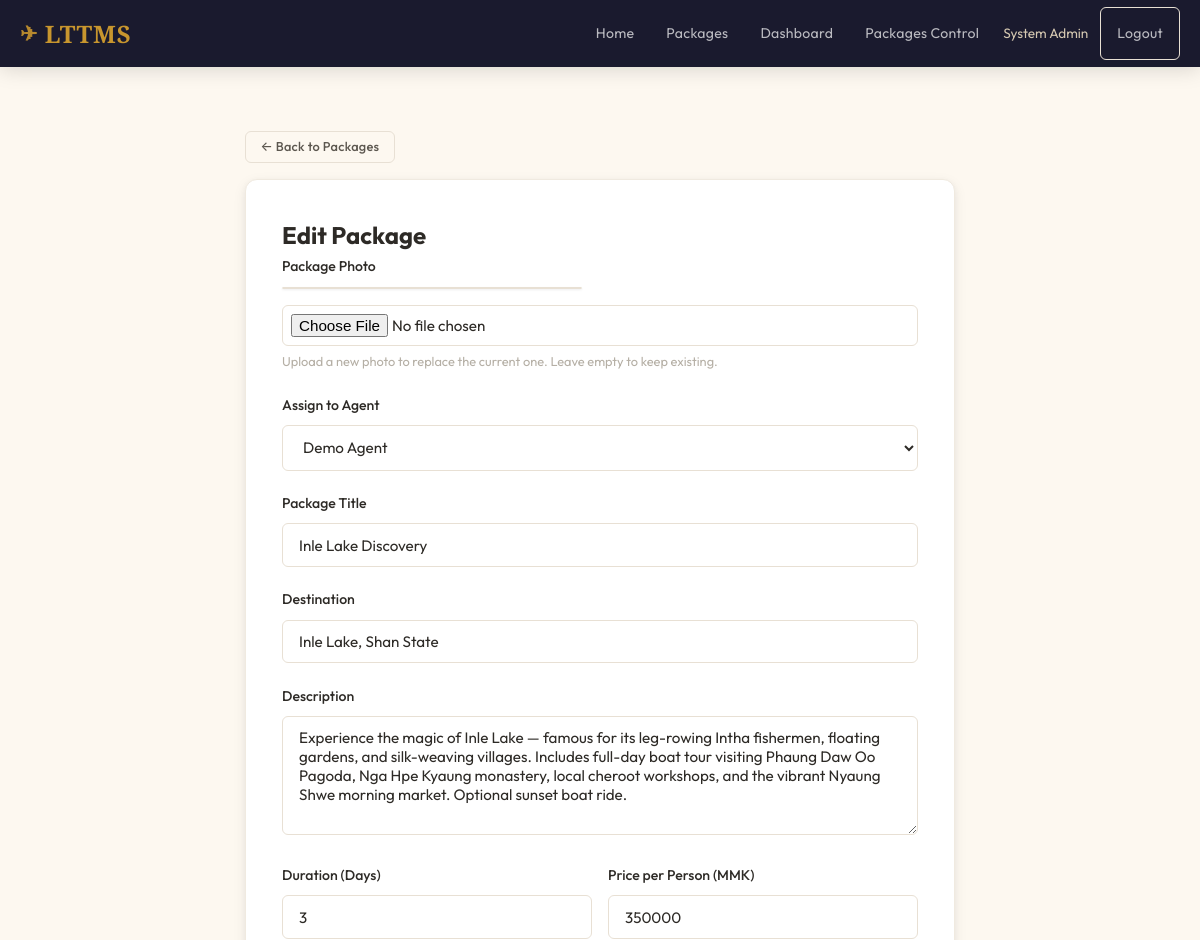
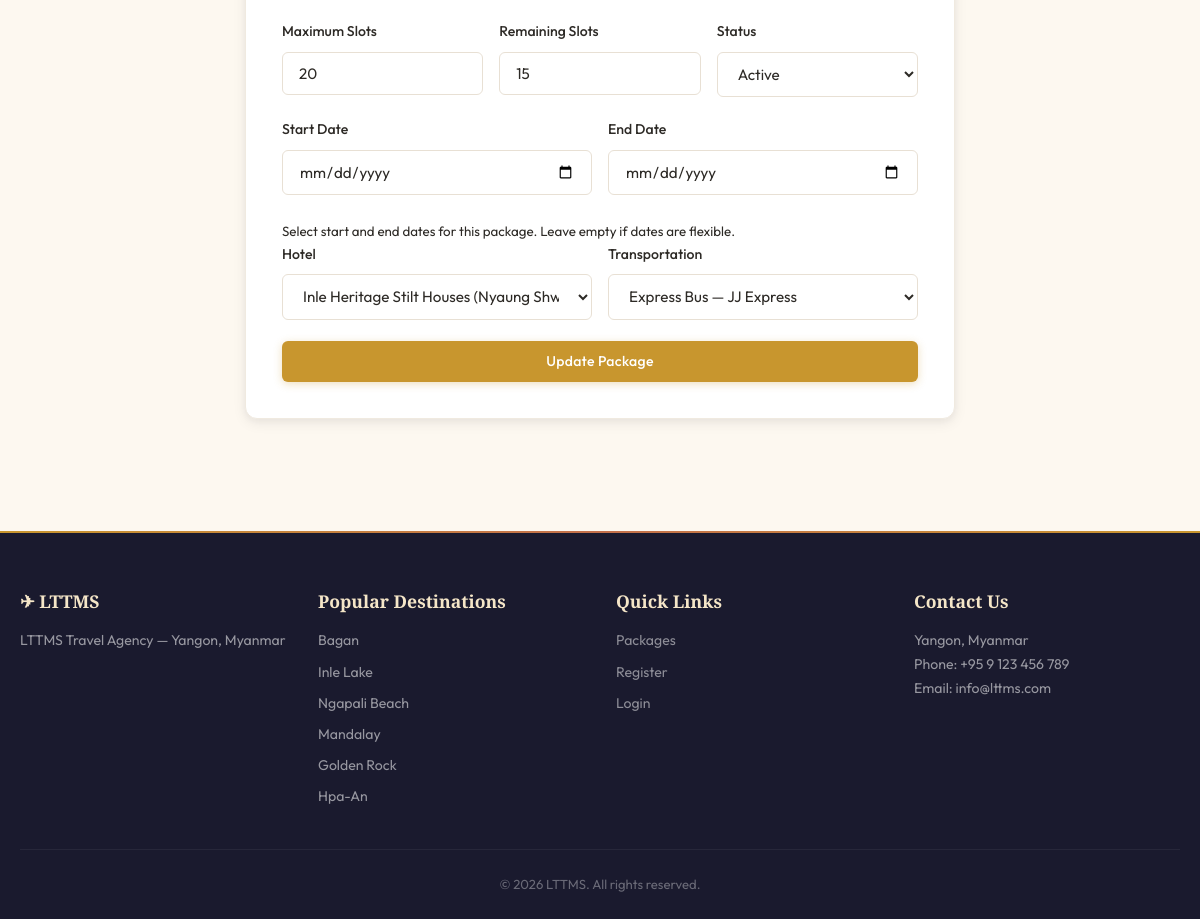
Page /admin/edit-package.php?id=1 (signed in) on the committed database (2 pictures, top to bottom).
### tables this page shows
CREATE TABLE users (
    id INT AUTO_INCREMENT PRIMARY KEY,
    username VARCHAR(50) NOT NULL UNIQUE,
    email VARCHAR(100) NOT NULL UNIQUE,
    password VARCHAR(255) NOT NULL,
    full_name VARCHAR(100) NOT NULL,
    phone VARCHAR(20),
    kbz_phone VARCHAR(20),
    kbz_name VARCHAR(100),
    nrc_number VARCHAR(50),
    nrc_front_photo VARCHAR(255),
    nrc_back_photo VARCHAR(255),
    role ENUM('customer', 'agent', 'admin') NOT NULL DEFAULT 'customer',
    agent_location VARCHAR(100) DEFAULT NULL,
    status ENUM('pending', 'approved', 'suspended') NOT NULL DEFAULT 'pending',
    created_at TIMESTAMP DEFAULT CURRENT_TIMESTAMP,
    updated_at TIMESTAMP DEFAULT CURRENT_TIMESTAMP ON UPDATE CURRENT_TIMESTAMP
);

CREATE TABLE packages (
    id INT AUTO_INCREMENT PRIMARY KEY,
    agent_id INT NOT NULL,
    title VARCHAR(200) NOT NULL,
    destination VARCHAR(200) NOT NULL,
    description TEXT,
    duration_days INT NOT NULL,
    start_date DATE DEFAULT NULL,
    end_date DATE DEFAULT NULL,
    price_per_person DECIMAL(10,2) NOT NULL,
    max_slots INT NOT NULL DEFAULT 20,
    remaining_slots INT NOT NULL DEFAULT 20,
    hotel_id INT,
    transportation_id INT,
    image_url VARCHAR(255),
    rating_avg DECIMAL(2,1) DEFAULT 0.0,
    status ENUM('active', 'inactive') NOT NULL DEFAULT 'active',
    created_at TIMESTAMP DEFAULT CURRENT_TIMESTAMP,
    updated_at TIMESTAMP DEFAULT CURRENT_TIMESTAMP ON UPDATE CURRENT_TIMESTAMP,
    FOREIGN KEY (agent_id) REFERENCES users(id) ON DELETE CASCADE,
    FOREIGN KEY (hotel_id) REFERENCES hotels(id) ON DELETE SET NULL,
    FOREIGN KEY (transportation_id) REFERENCES transportation(id) ON DELETE SET NULL
);

CREATE TABLE hotels (
    id INT AUTO_INCREMENT PRIMARY KEY,
    agent_id INT NOT NULL,
    name VARCHAR(150) NOT NULL,
    location VARCHAR(200) NOT NULL,
    description TEXT,
    rating DECIMAL(2,1) DEFAULT 0.0,
    price_per_night DECIMAL(10,2) NOT NULL,
    image_url VARCHAR(255),
    created_at TIMESTAMP DEFAULT CURRENT_TIMESTAMP,
    FOREIGN KEY (agent_id) REFERENCES users(id) ON DELETE CASCADE
);

CREATE TABLE transportation (
    id INT AUTO_INCREMENT PRIMARY KEY,
    agent_id INT NOT NULL,
    type VARCHAR(50) NOT NULL,
    company_name VARCHAR(100),
    description TEXT,
    price DECIMAL(10,2) NOT NULL,
    created_at TIMESTAMP DEFAULT CURRENT_TIMESTAMP,
    FOREIGN KEY (agent_id) REFERENCES users(id) ON DELETE CASCADE
);

CREATE TABLE destinations (
    id INT AUTO_INCREMENT PRIMARY KEY,
    name VARCHAR(100) NOT NULL,
    tagline VARCHAR(200),
    image VARCHAR(255) DEFAULT NULL,
    sort_order INT NOT NULL DEFAULT 0,
    is_active TINYINT(1) NOT NULL DEFAULT 1,
    created_at TIMESTAMP DEFAULT CURRENT_TIMESTAMP
);

### includes/lang.php (called while the page is built, shortened)
<?php
$translations = require __DIR__ . '/../lang/en.php';
function t(string $key, string $default = ''): string {
    global $translations;
    return $translations[$key] ?? ($default ?: $key);
}
function tStatus(string $status): string {
    $map = [
        'pending' => 'status_pending',
        'confirmed' => 'status_confirmed',
        'cancelled' => 'status_cancelled',
        'approved' => 'status_approved',
        'suspended' => 'status_suspended',
        'active' => 'status_active',
        'inactive' => 'status_inactive',
    ];
    return t($map[$status] ?? '', ucfirst($status));
}

### includes/auth.php (called while the page is built, shortened)
<?php
require_once __DIR__ . '/lang.php';
function getCurrentUser(): ?array {
    $pdo = getDBConnection();
    $stmt = $pdo->prepare("SELECT id, username, email, full_name, phone, role, status FROM users WHERE id = ?");
    $stmt->execute([$_SESSION['user_id']]);
    return $stmt->fetch() ?: null;
}

### includes/functions.php (called while the page is built, shortened)
<?php
function sanitize(string $input): string {
    return htmlspecialchars(trim($input), ENT_QUOTES, 'UTF-8');
}
function getActiveDestinations(): array {
    $pdo = getDBConnection();
    $stmt = $pdo->query("SELECT * FROM destinations WHERE is_active = 1 ORDER BY sort_order ASC, name ASC");
    return $stmt->fetchAll();
}

### admin/edit-package.php (the view, shortened to what this page needs)
<?php
require_once __DIR__ . '/../includes/auth.php';
require_once __DIR__ . '/../includes/functions.php';
$pdo = getDBConnection();
$id = (int)($_GET['id'] ?? 0);
$stmt = $pdo->prepare("SELECT * FROM packages WHERE id = ?");
$stmt->execute([$id]);
$package = $stmt->fetch();
$stmt = $pdo->query("SELECT id, full_name FROM users WHERE role = 'agent' AND status = 'approved' ORDER BY full_name");
$agents = $stmt->fetchAll();
$stmt = $pdo->query("SELECT id, name, location, agent_id FROM hotels ORDER BY name");
$allHotels = $stmt->fetchAll();
$stmt = $pdo->query("SELECT id, type, company_name, agent_id FROM transportation ORDER BY type");
$allTransports = $stmt->fetchAll();
$p = $package;
require_once __DIR__ . '/../includes/header.php';
?>
<section class="section">
<div class="container container-md">
    <a href="<?= BASE_URL ?>/admin/packages.php" class="btn btn-outline btn-sm mb-1">&larr; <?= t('back_to_admin_packages') ?></a>
    <div class="card">
        <h2><?= t('admin_edit_package') ?></h2>
        <form method="POST" enctype="multipart/form-data">
            <div class="form-group">
                <label for="package_image"><?= t('pkg_image') ?></label>
                <?php if (!empty($p['image_url'])): ?>
                    <div class="current-image-preview mb-1">
                    </div>
                <?php endif; ?>
                <input type="file" name="package_image" id="package_image" class="form-control file-input" accept="image/jpeg,image/png,image/webp">
                <small><?= t('pkg_image_change_hint') ?></small>
            </div>
            <div class="form-group">
                <label for="agent_id"><?= t('assign_to_agent') ?></label>
                <select name="agent_id" id="agent_id" class="form-control" required>
                    <?php foreach ($agents as $a): ?>
                        <option value="<?= $a['id'] ?>" <?= ($_POST['agent_id'] ?? $p['agent_id']) == $a['id'] ? 'selected' : '' ?>>
                            <?= sanitize($a['full_name']) ?>
                        </option>
                    <?php endforeach; ?>
                </select>
            </div>
            <div class="form-group">
                <label for="title"><?= t('pkg_title') ?></label>
                <input type="text" name="title" id="title" class="form-control" value="<?= sanitize($_POST['title'] ?? $p['title']) ?>" required>
            </div>
            <div class="form-group">
                <label for="destination"><?= t('pkg_destination') ?></label>
                <input type="text" name="destination" id="destination" class="form-control" value="<?= sanitize($_POST['destination'] ?? $p['destination']) ?>" required>
            </div>
            <div class="form-group">
                <label for="description"><?= t('pkg_description') ?></label>
                <textarea name="description" id="description" class="form-control" rows="5"><?= sanitize($_POST['description'] ?? $p['description']) ?></textarea>
            </div>
            <div class="form-row">
                <div class="form-group">
                    <label for="duration_days"><?= t('pkg_duration') ?></label>
                    <input type="number" name="duration_days" id="duration_days" class="form-control" min="1" value="<?= (int)($_POST['duration_days'] ?? $p['duration_days']) ?>" required>
                </div>
                <div class="form-group">
                    <label for="price_per_person"><?= t('pkg_price') ?></label>
                    <input type="number" name="price_per_person" id="price_per_person" class="form-control" min="1000" step="1000" value="<?= (int)($_POST['price_per_person'] ?? $p['price_per_person']) ?>" required>
                </div>
            </div>
            <div class="form-row">
                <div class="form-group">
                    <label for="max_slots"><?= t('pkg_max_slots') ?></label>
                    <input type="number" name="max_slots" id="max_slots" class="form-control" min="1" value="<?= (int)($_POST['max_slots'] ?? $p['max_slots']) ?>" required>
                </div>
                <div class="form-group">
                    <label for="remaining_slots"><?= t('pkg_remaining_slots') ?></label>
                    <input type="number" name="remaining_slots" id="remaining_slots" class="form-control" min="0" value="<?= (int)($_POST['remaining_slots'] ?? $p['remaining_slots']) ?>" required>
                </div>
                <div class="form-group">
                    <label for="status"><?= t('pkg_status') ?></label>
                    <select name="status" id="status" class="form-control">
                        <option value="active" <?= ($_POST['status'] ?? $p['status']) === 'active' ? 'selected' : '' ?>><?= tStatus('active') ?></option>
                    </select>
                </div>
            </div>
            <div class="form-row">
                <div class="form-group">
                    <label for="start_date"><?= t('start_date') ?></label>
                    <input type="date" name="start_date" id="start_date" class="form-control"
                           value="<?= sanitize($_POST['start_date'] ?? $p['start_date'] ?? '') ?>">
                </div>
                <div class="form-group">
                    <label for="end_date"><?= t('end_date') ?></label>
                    <input type="date" name="end_date" id="end_date" class="form-control"
                           value="<?= sanitize($_POST['end_date'] ?? $p['end_date'] ?? '') ?>">
                </div>
            </div>
            <small><?= t('pkg_date_hint') ?></small>
            <div class="form-row">
                <div class="form-group">
                    <label for="hotel_id"><?= t('pkg_hotel') ?></label>
                    <select name="hotel_id" id="hotel_id" class="form-control">
                        <?php foreach ($allHotels as $h): ?>
                            <option value="<?= $h['id'] ?>" <?= ($_POST['hotel_id'] ?? $p['hotel_id']) == $h['id'] ? 'selected' : '' ?>>
                                <?= sanitize($h['name']) ?> (<?= sanitize($h['location']) ?>)
                            </option>
                        <?php endforeach; ?>
                    </select>
                </div>
                <div class="form-group">
                    <label for="transportation_id"><?= t('pkg_transport') ?></label>
                    <select name="transportation_id" id="transportation_id" class="form-control">
                        <?php foreach ($allTransports as $tr): ?>
                            <option value="<?= $tr['id'] ?>" <?= ($_POST['transportation_id'] ?? $p['transportation_id']) == $tr['id'] ? 'selected' : '' ?>>
                                <?= sanitize($tr['type']) ?> — <?= sanitize($tr['company_name']) ?>
                            </option>
                        <?php endforeach; ?>
                    </select>
                </div>
            </div>
            <button type="submit" class="btn btn-primary btn-block"><?= t('pkg_update') ?></button>
        </form>
    </div>
</div>
</section>
<?php require_once __DIR__ . '/../includes/footer.php'; ?>

### includes/header.php (shortened to what this page needs)
<?php
require_once __DIR__ . '/auth.php';
require_once __DIR__ . '/functions.php';
$currentUser = getCurrentUser();
?>
<!DOCTYPE html>
<html lang="en">
<head>
    <link rel="stylesheet" href="<?= BASE_URL ?>/assets/css/style.css">
</head>
<body>
<nav class="navbar">
    <div class="container nav-container">
        <a href="<?= BASE_URL ?>/" class="nav-brand">
            <span class="brand-icon">&#9992;</span> LTTMS
        </a>
        <ul class="nav-menu" id="navMenu">
            <li><a href="<?= BASE_URL ?>/"><?= t('nav_home') ?></a></li>
            <li><a href="<?= BASE_URL ?>/customer/packages.php"><?= t('nav_packages') ?></a></li>
            <?php if ($currentUser): ?>
                <?php if ($currentUser['role'] === 'customer'): ?>
                    <li><a href="<?= BASE_URL ?>/customer/my-bookings.php"><?= t('nav_my_bookings') ?></a></li>
                <?php elseif ($currentUser['role'] === 'agent'): ?>
                    <li><a href="<?= BASE_URL ?>/agent/dashboard.php"><?= t('nav_dashboard') ?></a></li>
                <?php elseif ($currentUser['role'] === 'admin'): ?>
                    <li><a href="<?= BASE_URL ?>/admin/dashboard.php"><?= t('nav_dashboard') ?></a></li>
                    <li><a href="<?= BASE_URL ?>/admin/packages.php"><?= t('nav_packages_control') ?></a></li>
                <?php endif; ?>
                <li class="nav-user">
                    <span class="user-greeting"><?= sanitize($currentUser['full_name']) ?></span>
                    <a href="<?= BASE_URL ?>/logout.php" class="btn btn-sm btn-outline"><?= t('nav_logout') ?></a>
                </li>
            <?php else: ?>
                <li><a href="<?= BASE_URL ?>/login.php" class="btn btn-sm btn-outline"><?= t('nav_login') ?></a></li>
                <li><a href="<?= BASE_URL ?>/register.php" class="btn btn-sm btn-primary"><?= t('nav_register') ?></a></li>
            <?php endif; ?>
        </ul>
    </div>
</nav>
<main>

### includes/footer.php (shortened to what this page needs)
</main>
<footer class="footer">
    <div class="container">
        <div class="footer-grid">
            <div class="footer-col">
                <h3>&#9992; LTTMS</h3>
                <p><?= t('footer_agency') ?> — <?= t('footer_address') ?></p>
            </div>
            <div class="footer-col">
                <h3><?= t('footer_destinations') ?></h3>
                <ul>
                    <?php foreach (getActiveDestinations() as $fd): ?>
                        <li><?= sanitize($fd['name']) ?></li>
                    <?php endforeach; ?>
                </ul>
            </div>
            <div class="footer-col">
                <h3><?= t('footer_quick_links') ?></h3>
                <ul>
                    <li><a href="<?= BASE_URL ?>/customer/packages.php"><?= t('nav_packages') ?></a></li>
                    <li><a href="<?= BASE_URL ?>/register.php"><?= t('nav_register') ?></a></li>
                    <li><a href="<?= BASE_URL ?>/login.php"><?= t('nav_login') ?></a></li>
                </ul>
            </div>
            <div class="footer-col">
                <h3><?= t('footer_contact') ?></h3>
                <p><?= t('footer_address') ?></p>
                <p>Phone: +95 9 123 456 789</p>
                <p>Email: info@lttms.com</p>
            </div>
        </div>
        <div class="footer-bottom">
            <p>&copy; <?= date('Y') ?> LTTMS. <?= t('footer_rights') ?></p>
        </div>
    </div>
</footer>
</body>
</html>

### rows in the picture
users: full_name "System Admin"
packages: agent_id "Demo Agent", title "Inle Lake Discovery", destination "Inle Lake, Shan State", description "Experience the magic of Inle Lake — famous for its leg-rowing Intha fishermen, floating gardens, and silk-weaving villages. Includes full-day boat tour visiting Phaung Daw Oo Pagoda, Nga Hpe Kyaung monastery, local cheroot workshops, and the vibrant Nyaung Shwe morning market. Optional sunset boat ride.", duration_days "3", price_per_person "350000", max_slots "20", remaining_slots "15", status "Active", hotel_id "Inle Heritage Stilt Houses (Nyaung Shwe, Inle Lake, Shan State)", transportation_id "Express Bus — JJ Express"
destinations: name "Bagan"
destinations: name "Inle Lake"
destinations: name "Ngapali Beach"
destinations: name "Mandalay"
destinations: name "Golden Rock"
destinations: name "Hpa-An"

### other values in the picture
t('nav_home') "Home"
t('nav_packages') "Packages"
t('nav_dashboard') "Dashboard"
t('nav_packages_control') "Packages Control"
t('nav_logout') "Logout"
t('back_to_admin_packages') "Back to Packages"
t('admin_edit_package') "Edit Package"
t('pkg_image') "Package Photo"
t('pkg_image_change_hint') "Upload a new photo to replace the current one. Leave empty to keep existing."
t('assign_to_agent') "Assign to Agent"
t('pkg_title') "Package Title"
t('pkg_destination') "Destination"
t('pkg_description') "Description"
t('pkg_duration') "Duration (Days)"
t('pkg_price') "Price per Person (MMK)"
